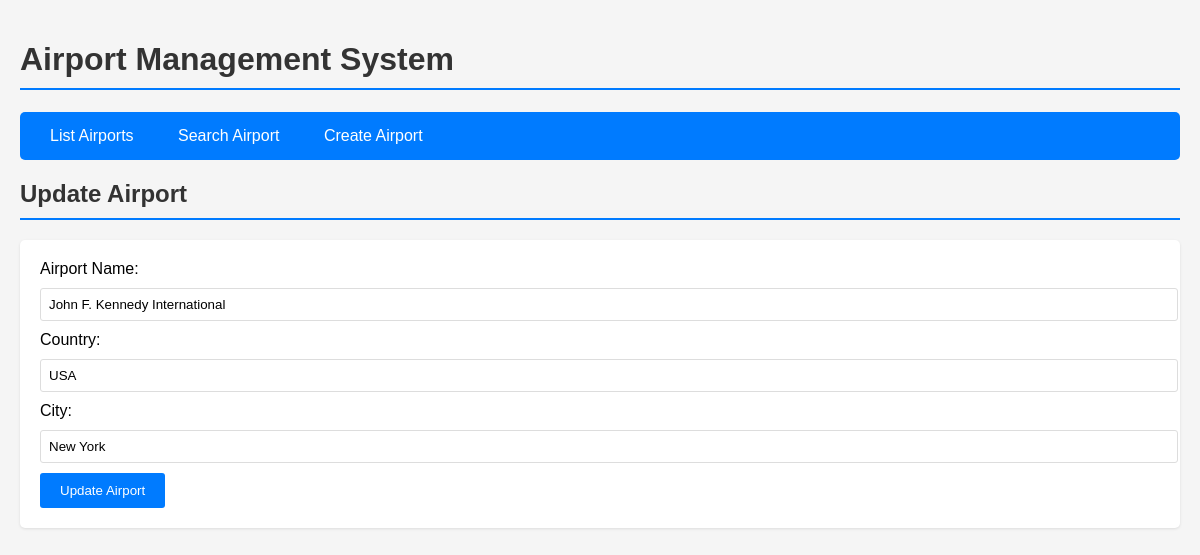
Page /airport?action=update&id=JFK on the committed database.
### tables this page shows
CREATE TABLE airport (
        CODEV CHAR(3) PRIMARY KEY NOT NULL,
        NOM VARCHAR(50) NOT NULL,
        Pays VARCHAR(50) NOT NULL,
        VILLE VARCHAR(50) NOT NULL
    );

### routes/airport_routes.py (the view, shortened to what this page needs)
@airport_routes.route("/airport",methods=["GET", "POST"])
def airport():
    action = request.args.get("action", "list")
    airport_id = request.args.get("id", type=str)
    name = request.form.get("name", "")
    context = {}
    if action=="list":
        context["airports"]=Airport.get_all()
        context["view"]="list"
    elif action == "details" and airport_id:
        context["airport"]=Airport.get_airport_by_id(airport_id)
        context["view"]="details"
    elif action == "search":
        if request.method == "POST":
            context["airports"] =Airport.get_airport_by_name(name)
        context["view"]= "search"
    elif action == "city" and airport_id:
        context["city"]=Airport.get_city(airport_id)
        context["view"]="city"
    elif action == "update" :
        context["view"]="update"
        context["airport"]=Airport.get_airport_by_id(airport_id)
        if request.method == "POST":
            new_name =request.form.get("nom")
            new_pays =request.form.get("pays")
            new_city=request.form.get("ville")
            Airport.update_airport(airport_id,new_name,new_pays,new_city)
            return redirect(url_for('airport_routes.airport',action='details',id=airport_id))
    elif action== "delete" and airport_id and request.method == "POST":
        Airport.delete_airport(airport_id)
        return redirect(url_for('airport_routes.airport',action='list'))
    return render_template("airport.html",context=context)

### models/airport.py (called while the page is built)
    @staticmethod
    def get_db_connection():
        conn=sqlite3.connect("airplain.db")
        conn.row_factory=sqlite3.Row
        return conn

    @staticmethod
    def get_airport_by_id(codev):
        conn=Airport.get_db_connection()
        cursor=conn.cursor()
        cursor.execute("SELECT * FROM airport WHERE CODEV =?",(codev,))
        row=cursor.fetchone()
        conn.close()
        if row:
            return Airport(row["CODEV"],row["NOM"],row["Pays"],row["VILLE"])
        return None

### templates/airport.html (shortened to what this page needs)
<!DOCTYPE html>
<html lang="en">
<head>
</head>
<body>
    <h1>Airport Management System</h1>
    <nav>
        <a href="{{ url_for('airport_routes.airport', action='list') }}">List Airports</a>
        <a href="{{ url_for('airport_routes.airport', action='search') }}">Search Airport</a>
        <a href="{{ url_for('airport_routes.airport', action='create') }}">Create Airport</a>
    </nav>
    {% if context.view == "list" %}
        <h2>Airport List</h2>
        <table>
            <thead>
                <tr>
                    <th>Code</th>
                    <th>Name</th>
                    <th>Country</th>
                    <th>City</th>
                    <th>Action</th>
                </tr>
            </thead>
            <tbody>
                {% for airport in context.airports %}
                    <tr>
                        <td>{{ airport['CODEV'] }}</td>
                        <td>{{ airport['NOM'] }}</td>
                        <td>{{ airport['Pays'] }}</td>
                        <td>{{ airport['VILLE'] }}</td>
                        <td>
                            <a href="{{ url_for('airport_routes.airport', action='details', id=airport['CODEV']) }}">View Details</a>
                            <a href="{{ url_for('airport_routes.airport', action='update', id=airport['CODEV']) }}">Update</a>
                            <form method="POST" action="{{ url_for('airport_routes.airport', action='delete', id=airport['CODEV']) }}" style="display:inline;">
                                <button type="submit" onclick="return confirm('Are you sure you want to delete this airport?')">Delete</button>
                            </form>
                        </td>
                    </tr>
                {% endfor %}
            </tbody>
        </table>
    {% elif context.view == "update" %}
        <h2>Update Airport</h2>
        {% if context.airport %}
            <form method="POST">
                <label for="nom">Airport Name:</label>
                <input type="text" id="nom" name="nom" value="{{ context.airport.NOM }}" required>
                <label for="pays">Country:</label>
                <input type="text" id="pays" name="pays" value="{{ context.airport.Pays }}" required>
                <label for="ville">City:</label>
                <input type="text" id="ville" name="ville" value="{{ context.airport.VILLE }}" required>
                <button type="submit">Update Airport</button>
            </form>
        {% else %}
            <p>Airport not found.</p>
        {% endif %}
    {% endif %}
</body>
</html>

### templates/airport.html (style rules this page uses)
body { font-family: Arial, sans-serif; max-width: 1200px; margin: 0 auto; padding: 20px; background-color: #f5f5f5; }
h1, h2 { color: #333; border-bottom: 2px solid #007bff; padding-bottom: 10px; }
nav { background-color: #007bff; padding: 15px; border-radius: 5px; margin: 20px 0; }
nav a { color: white; text-decoration: none; padding: 8px 15px; margin-right: 10px; border-radius: 3px; transition: background-color 0.3s; }
form { background-color: white; padding: 20px; border-radius: 5px; box-shadow: 0 1px 3px rgba(0,0,0,0.1); }
input[type="text"] { width: 100%; padding: 8px; margin: 10px 0; border: 1px solid #ddd; border-radius: 3px; }
button { background-color: #007bff; color: white; border: none; padding: 10px 20px; border-radius: 3px; cursor: pointer; transition: background-color 0.3s; }

### rows in the picture
airport: nom "John F. Kennedy International", pays "USA", ville "New York"
